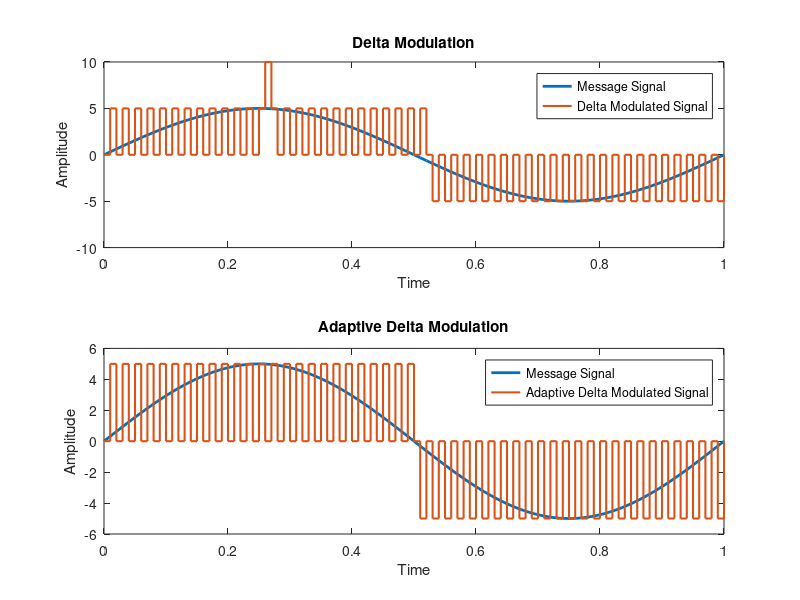

This chart was generated by the following MATLAB code:
disp("Too high step size results in Granular Noise and too low step size results in Slope Overloading")
delta_zero = input("Enter the step size: ");
amp = input("Enter the amplitude of the message signal: ");

t = 0:0.01:1;
msg_signal = amp*sin(2*pi*t);

% Delta Modulated Output Signal
predicted_output_dm = zeros(size(msg_signal));

for i = 1:length(msg_signal)-1
    if msg_signal(i) >= predicted_output_dm(i)
        predicted_output_dm(i+1) = predicted_output_dm(i) + delta_zero;
    else
        predicted_output_dm(i+1) = predicted_output_dm(i) - delta_zero;
    end
end

% Adaptive Delta Modulation (ADM)
predicted_output_adm = zeros(size(msg_signal));
step_size_adm = delta_zero;

for i = 2:length(msg_signal)
    if msg_signal(i) >= predicted_output_adm(i-1)
        predicted_output_adm(i) = predicted_output_adm(i-1) + step_size_adm;
    else
        predicted_output_adm(i) = predicted_output_adm(i-1) - step_size_adm;
    end
end

% Plotting both signals
figure;
subplot(2,1,1);
plot(t, msg_signal, 'LineWidth', 2, 'DisplayName', 'Message Signal');
hold on
stairs(t, predicted_output_dm, 'LineWidth', 1.5, 'DisplayName', 'Delta Modulated Signal');
hold off
title("Delta Modulation");
xlabel("Time");
ylabel("Amplitude");
legend('show');

subplot(2,1,2);
plot(t, msg_signal, 'LineWidth', 2, 'DisplayName', 'Message Signal');
hold on
stairs(t, predicted_output_adm, 'LineWidth', 1.5, 'DisplayName', 'Adaptive Delta Modulated Signal');
hold off
title("Adaptive Delta Modulation");
xlabel("Time");
ylabel("Amplitude");
legend('show');